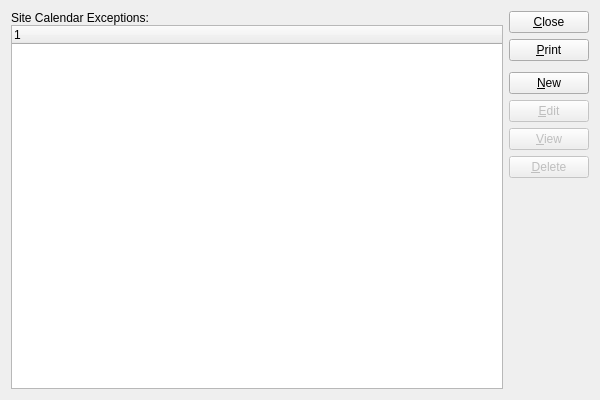
<?xml version="1.0" encoding="UTF-8"?>
<ui version="4.0">
 <comment>This file is part of the xtmfg Package for xTuple ERP,
and is Copyright (c) 1999-2014 by OpenMFG LLC, d/b/a xTuple.  It
is licensed to you under the xTuple End-User License Agreement (&quot;the
EULA&quot;), the full text of which is available at www.xtuple.com/EULA.
While the EULA gives you access to source code and encourages your
involvement in the development process, this Package is not free
software.  By using this software, you agree to be bound by the
terms of the EULA.</comment>
 <class>whseCalendars</class>
 <widget class="QWidget" name="whseCalendars">
  <property name="geometry">
   <rect>
    <x>0</x>
    <y>0</y>
    <width>600</width>
    <height>400</height>
   </rect>
  </property>
  <property name="windowTitle">
   <string>List Site Calendar Exceptions</string>
  </property>
  <layout class="QGridLayout" name="gridLayout">
   <item row="0" column="0">
    <layout class="QVBoxLayout">
     <property name="spacing">
      <number>0</number>
     </property>
     <item>
      <widget class="QLabel" name="_whseCalendarsLit">
       <property name="text">
        <string>Site Calendar Exceptions:</string>
       </property>
      </widget>
     </item>
     <item>
      <widget class="XTreeWidget" name="_whsecal"/>
     </item>
    </layout>
   </item>
   <item row="0" column="1">
    <layout class="QVBoxLayout" name="verticalLayout">
     <item>
      <widget class="QPushButton" name="_close">
       <property name="text">
        <string>&amp;Close</string>
       </property>
      </widget>
     </item>
     <item>
      <widget class="QPushButton" name="_print">
       <property name="text">
        <string>&amp;Print</string>
       </property>
      </widget>
     </item>
     <item>
      <spacer name="verticalSpacer">
       <property name="orientation">
        <enum>Qt::Vertical</enum>
       </property>
       <property name="sizeType">
        <enum>QSizePolicy::Preferred</enum>
       </property>
       <property name="sizeHint" stdset="0">
        <size>
         <width>20</width>
         <height>5</height>
        </size>
       </property>
      </spacer>
     </item>
     <item>
      <widget class="QPushButton" name="_new">
       <property name="text">
        <string>&amp;New</string>
       </property>
      </widget>
     </item>
     <item>
      <widget class="QPushButton" name="_edit">
       <property name="enabled">
        <bool>false</bool>
       </property>
       <property name="text">
        <string>&amp;Edit</string>
       </property>
      </widget>
     </item>
     <item>
      <widget class="QPushButton" name="_view">
       <property name="enabled">
        <bool>false</bool>
       </property>
       <property name="text">
        <string>&amp;View</string>
       </property>
      </widget>
     </item>
     <item>
      <widget class="QPushButton" name="_delete">
       <property name="enabled">
        <bool>false</bool>
       </property>
       <property name="text">
        <string>&amp;Delete</string>
       </property>
      </widget>
     </item>
     <item>
      <spacer>
       <property name="orientation">
        <enum>Qt::Vertical</enum>
       </property>
       <property name="sizeHint" stdset="0">
        <size>
         <width>20</width>
         <height>40</height>
        </size>
       </property>
      </spacer>
     </item>
    </layout>
   </item>
  </layout>
 </widget>
 <layoutdefault spacing="6" margin="11"/>
 <pixmapfunction>qPixmapFromMimeSource</pixmapfunction>
 <customwidgets>
  <customwidget>
   <class>XTreeWidget</class>
   <extends>QTreeWidget</extends>
   <header>xtreewidget.h</header>
  </customwidget>
 </customwidgets>
 <tabstops>
  <tabstop>_whsecal</tabstop>
  <tabstop>_new</tabstop>
  <tabstop>_edit</tabstop>
  <tabstop>_view</tabstop>
  <tabstop>_delete</tabstop>
  <tabstop>_print</tabstop>
  <tabstop>_close</tabstop>
 </tabstops>
 <resources/>
 <connections>
  <connection>
   <sender>_close</sender>
   <signal>clicked()</signal>
   <receiver>whseCalendars</receiver>
   <slot>close()</slot>
   <hints>
    <hint type="sourcelabel">
     <x>486</x>
     <y>31</y>
    </hint>
    <hint type="destinationlabel">
     <x>20</x>
     <y>20</y>
    </hint>
   </hints>
  </connection>
  <connection>
   <sender>_whsecal</sender>
   <signal>valid(bool)</signal>
   <receiver>_view</receiver>
   <slot>setEnabled(bool)</slot>
   <hints>
    <hint type="sourcelabel">
     <x>30</x>
     <y>47</y>
    </hint>
    <hint type="destinationlabel">
     <x>487</x>
     <y>160</y>
    </hint>
   </hints>
  </connection>
 </connections>
</ui>
